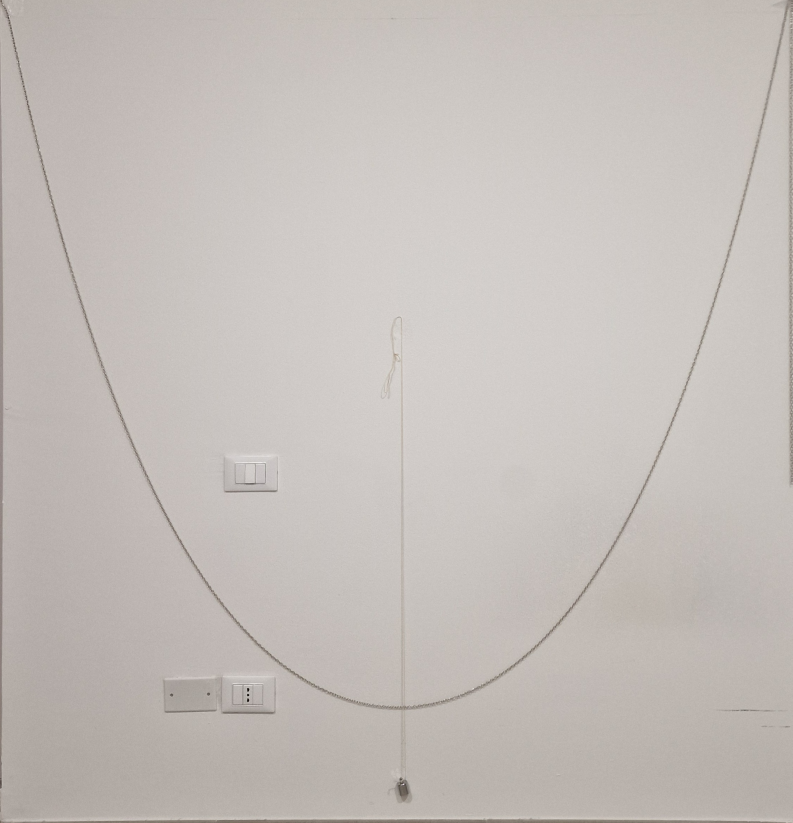
#> input picture Catenary/catenary1.jpg, 2377 x 2467 px, found by its file name (shown at 1/3 size)
$ python Catenary.py
#> lines starting #> are read from the running program, lines starting #| are printed output that depends on the picture
import numpy as np
import matplotlib
from matplotlib import pyplot as plt
from scipy.optimize import curve_fit

## Mother Fucker func

def onclick(event):
    print(round(event.xdata),",",round(event.ydata))

## Image
file_path = r"C:\Users\zoom3\Documents\Unipi\Laboratorio I\LaboratoryReports\Catenary\catenary1.jpg"

fig=plt.figure("Immagine originale")
img = matplotlib.image.imread(file_path)
#> img is the input picture: shape (2467, 2377, 3); mean R, G, B 196.5, 190.2, 186.1
xx=np.linspace(0,1800,100000)
yy=np.full_like(xx,2040)
plt.plot(xx,yy)
plt.xlabel("x [pixels]")
plt.ylabel("y [pixels]")
plt.imshow(img)
plt.show()
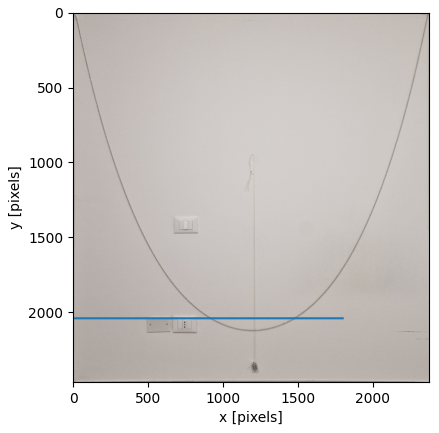
#> figure drawn by matplotlib, 1 panel
cid = fig.canvas.mpl_connect('button_press_event', onclick)

## Catenary
def catenary(x, a, c, x0):
    '''Model of a catenary.
    '''
    return c + a * np.cosh((x - x0)/ a)

file_path = r"C:\Users\zoom3\Documents\Unipi\Laboratorio I\LaboratoryReports\Catenary\catenary2.txt"
##  Parabola

# def parabola(x, a, b, c):
#     '''Model of a parabola.
#     '''
#     return a*x*x+ b*x +c
##Data

#> (the run stopped early here; a loop or call above may not have finished)
